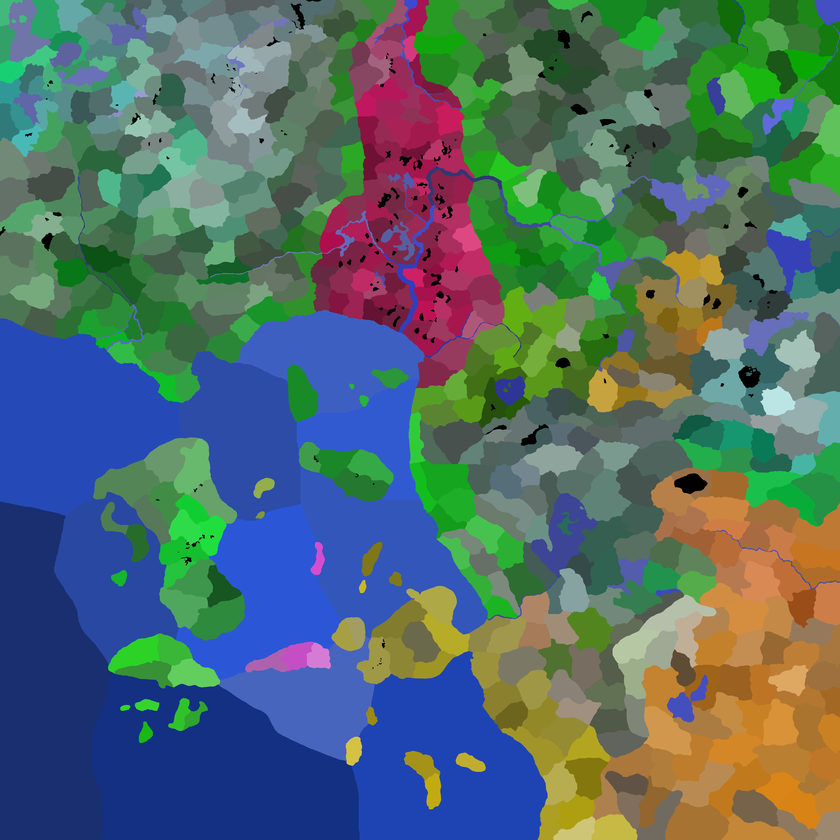
#> input picture backend/src/editor/provinces.png, 840 x 840 px, shrunk from 6400 x 6400 before the run, found by its file name
$ python infestation_mapmode.py
#> lines starting #> are read from the running program, lines starting #| are printed output that depends on the picture
### backend/src/scripts/loader/provinces.py
from ..util.dirs import defines_file, validate_map
import os

def _parse_provinces_file(map_name: str) -> list[tuple[int, tuple[int, int, int], str | None, int | None]]:
    validate_map(map_name)

    province_file_path = defines_file(map_name, "provinces.txt")
    if not os.path.exists(province_file_path):
        raise FileNotFoundError(
            f"provinces.txt not found for map '{map_name}'"
        )

    rows: list[tuple[int, tuple[int, int, int], str | None, int | None]] = []

    with open(province_file_path, "r", encoding="utf-8") as file:
#> (reads backend/src/editor/provinces.txt from the repository)
        for line_num, line in enumerate(file, start=1):
            line = line.strip()

            if not line or line.startswith("##"):
                continue

            try:
                province_id_str, rest = line.split("=", 1)
                province_id = int(province_id_str.strip())

                parts = rest.split(";")
                rgb_part = parts[0].strip()
                rgb = tuple(map(int, rgb_part.split(",")))

                if len(rgb) != 3:
                    raise ValueError("RGB must have exactly 3 values")

                terrain: str | None = None
                if len(parts) > 1 and parts[1].strip():
                    terrain = parts[1].strip()

                fertility: int | None = None
                if len(parts) > 2 and parts[2].strip():
                    fertility = int(parts[2].strip())

                rows.append((province_id, rgb, terrain, fertility))

            except Exception as e:
                raise ValueError(
                    f"Invalid line in {province_file_path} "
                    f"(line {line_num}): {line}"
                ) from e

    return rows


def load_provinces(map_name: str) -> dict[tuple[int, int, int], int]:
    """
    Loads province RGB -> province_id mappings for a given map.
    Backward-compatible with old and new provinces.txt formats.
    """
    provinces: dict[tuple[int, int, int], int] = {}
    for province_id, rgb, _terrain, _fertility in _parse_provinces_file(map_name):
        provinces[rgb] = province_id
    return provinces


# [22 lines left out: functions load_province_terrains, load_province_catalog, not called in this run]

### backend/src/scripts/loader/province_metadata.py
from ..util.dirs import defines_file, validate_map
import os


def load_province_metadata(map_name: str) -> dict[int, dict]:
    """
    Loads province metadata keyed by province_id.
    Supports formats like:
      1 = 255,0,0;plains;42
      2 = 0,255,0;mountain;fertility=15
    """
#> called with map_name = 'dev'
    validate_map(map_name)

    province_file_path = defines_file(map_name, "provinces.txt")
    metadata: dict[int, dict] = {}

    if not os.path.exists(province_file_path):
        raise FileNotFoundError(
            f"provinces.txt not found for map '{map_name}'"
        )

    with open(province_file_path, "r", encoding="utf-8") as file:
        for line_num, line in enumerate(file, start=1):
            line = line.strip()

            if not line or line.startswith("##"):
                continue

            try:
                pid_str, rest = line.split("=", 1)
                pid = int(pid_str.strip())

                parts = [p.strip() for p in rest.split(";")]

                # parts[0] is RGB, ignore
                meta: dict = {}

                # Remaining parts: terrain, fertility, or key=value
                for part in parts[1:]:
                    if not part:
                        continue

                    # Explicit key=value
                    if "=" in part:
                        k, v = part.split("=", 1)
                        meta[k] = int(v) if v.isdigit() else v
                        continue

                    # Bare numeric → fertility
                    if part.isdigit():
                        meta["fertility"] = int(part)
                        continue

                    # Otherwise assume terrain
                    meta["terrain"] = part

                metadata[pid] = meta

            except Exception as e:
                raise ValueError(
                    f"Invalid line in {province_file_path} "
                    f"(line {line_num}): {line}"
                ) from e

    return metadata

### backend/src/scripts/mapgen/infestationgen.py
import json
import os

from ..loader.provinces import load_provinces
from ..loader.province_metadata import load_province_metadata
from ..util.dirs import input_file, validate_map
from .map_paint_numpy import (
    load_provinces_array,
    paint_from_rgb_lut,
    rgba_array_to_image,
)

SKIP_TERRAINS = {"water", "sea"}

# Yellow (mild) -> orange -> red -> dark red (extreme). No green.
SEVERITY_RGBA = {
    "mild": (230, 200, 40, 220),
    "worrying": (220, 120, 20, 230),
    "severe": (180, 20, 20, 240),
    "extreme": (90, 0, 0, 255),
}


# [4 lines left out: function infestation_to_rgba, not called in this run]


def load_infestation_by_id(map_name: str) -> dict[int, dict]:
    path = input_file(map_name, "infestation_data.json")
    if not os.path.exists(path):
        return {}
    with open(path, encoding="utf-8") as f:
        data = json.load(f)
    if isinstance(data, list):
        rows = data
    elif isinstance(data, dict):
        rows = data.get("provinces") or []
    else:
        return {}
    out: dict[int, dict] = {}
    for row in rows:
        if not isinstance(row, dict) or "id" not in row:
            continue
        try:
            pid = int(row["id"])
        except (TypeError, ValueError):
            continue
        out[pid] = row
    return out


def create_infestation_map(
    map_name: str,
    filename: str = "infestation_map",
    cache=None,
):
    validate_map(map_name)

    province_rgb_to_id = load_provinces(map_name)
    province_meta = load_province_metadata(map_name)
    by_id = load_infestation_by_id(map_name)

    rgb_to_rgba = {}
    for rgb, pid in province_rgb_to_id.items():
        meta = province_meta.get(pid)
        if not meta:
            continue
        terrain = meta.get("terrain")
        if not terrain or terrain in SKIP_TERRAINS:
            continue
        row = by_id.get(pid)
        if row is None:
            try:
                row = by_id.get(int(pid))
            except (TypeError, ValueError):
                row = None
        if not row:
            continue
        color = infestation_to_rgba(row.get("severity"))
        if color is None:
            continue
        rgb_to_rgba[rgb] = color

    provinces = load_provinces_array(input_file(map_name, "provinces.png"))
#> in load_provinces_array, returned value is the input picture: shape (840, 840, 4); mean R, G, B, A 82.4, 108, 105.7, 255
    painted = paint_from_rgb_lut(provinces, rgb_to_rgba, skip_black=False)
    painted_pixels = int((painted[:, :, 3] > 0).sum())

    output_path = os.path.abspath(
        os.path.join(
            os.path.dirname(input_file(map_name, "dummy")),
            "..",
            "..",
            "output",
            map_name,
            "maps",
            f"{filename}.png",
        )
    )
    os.makedirs(os.path.dirname(output_path), exist_ok=True)
    rgba_array_to_image(painted).save(output_path, "PNG")

    print(
        f"Infestation map generated -> {output_path} | "
        f"painted: {painted_pixels:,} | infestations: {len(by_id)}"
    )

### backend/src/scripts/mapgen/map_paint_numpy.py
"""Vectorized province map painting via numpy LUT lookup."""

from __future__ import annotations

from typing import Mapping, Sequence

import numpy as np
from PIL import Image

ColorTuple = tuple[int, ...]


def pack_rgb(rgb: np.ndarray) -> np.ndarray:
    """Pack (H, W, 3) uint8 RGB into (H, W) int32 keys."""
    channels = rgb.astype(np.int32)
    return (channels[:, :, 0] << 16) | (channels[:, :, 1] << 8) | channels[:, :, 2]
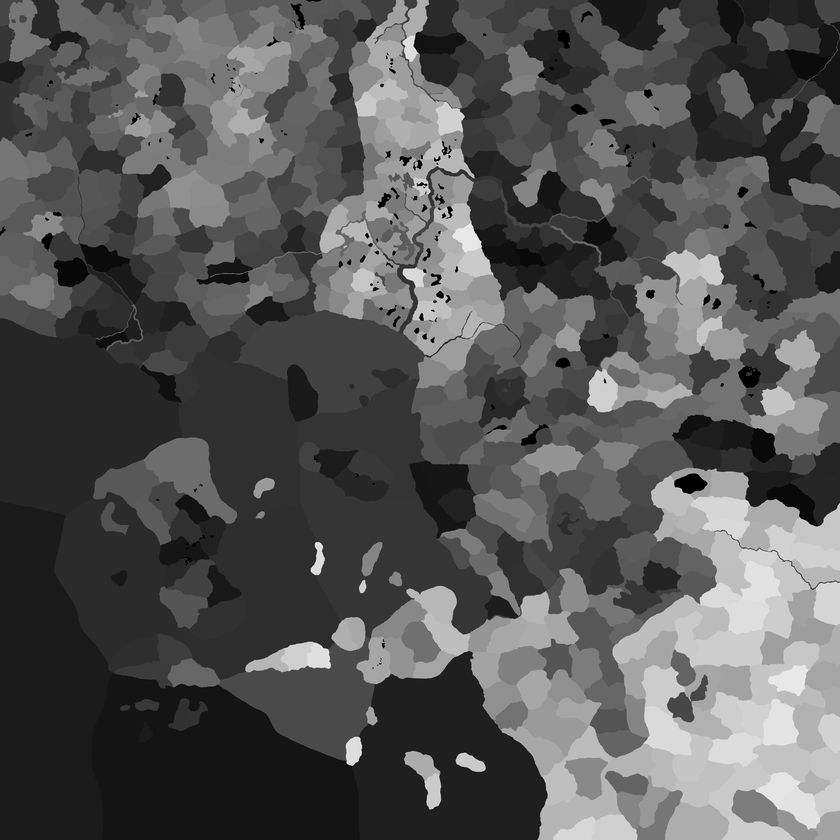
#> returned value: shape (840, 840) int32; min 0, max 16007310, mean 5426799.5; drawn with min black and max white


def unpack_rgb_key(key: int) -> tuple[int, int, int]:
    return (key >> 16) & 0xFF, (key >> 8) & 0xFF, key & 0xFF


def _pack_key(rgb: Sequence[int]) -> int:
    return (int(rgb[0]) << 16) | (int(rgb[1]) << 8) | int(rgb[2])


# [15 lines left out: function _resolve_rgba, not called in this run]


def paint_from_rgb_lut(
    provinces_rgba: np.ndarray,
    rgb_to_color: Mapping[tuple[int, int, int], ColorTuple],
    *,
    skip_black: bool = True,
    color_overrides: Mapping[tuple[int, int, int], tuple[int, int, int]] | None = None,
) -> np.ndarray:
    """
    Paint provinces using a prebuilt RGB -> color LUT.

    Missing keys remain transparent. Values may be RGB (alpha 255) or RGBA.
    """
    height, width = provinces_rgba.shape[:2]
    packed = pack_rgb(provinces_rgba[:, :, :3])
    unique_keys, inverse = np.unique(packed, return_inverse=True)

    colors = np.zeros((unique_keys.shape[0], 4), dtype=np.uint8)
    for index, key in enumerate(unique_keys):
        rgb = unpack_rgb_key(int(key))
        mapped = rgb_to_color.get(rgb)
        if mapped is None:
            continue

        if color_overrides is not None:
            mapped_rgb = mapped[:3]
            mapped = color_overrides.get(mapped_rgb, mapped_rgb)

        rgba = _resolve_rgba(mapped, skip_black=skip_black)
        if rgba is not None:
            colors[index] = rgba
#> this loop made 72519 passes
#> (key, rgb) on passes 1 to 3: (0, (0, 0, 0)), (1, (0, 0, 1)), (256, (0, 1, 0))

    return colors[inverse].reshape(height, width, 4)
#> returned value: shape (840, 840, 4); every value is 0


# [44 lines left out: functions _build_mode_lut, paint_from_province_id_lut, not called in this run]


def load_provinces_array(path: str) -> np.ndarray:
    return np.array(Image.open(path).convert("RGBA"), dtype=np.uint8)


def rgba_array_to_image(arr: np.ndarray) -> Image.Image:
    return Image.fromarray(arr, mode="RGBA")

### backend/src/scripts/util/dirs.py
import os

# === Base ===
BASE_DIR = os.path.abspath(
    os.path.join(os.path.dirname(__file__), "..", "..")
)
# BASE_DIR -> backend/src

# === High-level dirs ===
INPUT_DIR = os.path.join(BASE_DIR, "input")
DEFINES_DIR = os.path.join(BASE_DIR, "defines")
OUTPUT_DIR = os.path.join(BASE_DIR, "output")

# === Input ===
def input_file(map_name: str, filename: str) -> str:
    return os.path.join(INPUT_DIR, map_name, filename)

# === Defines ===
def defines_file(map_name: str, filename: str) -> str:
    return os.path.join(DEFINES_DIR, map_name, filename)

# === Output ===
def map_image(map_name: str, map_type: str) -> str:
    return os.path.join(OUTPUT_DIR, map_name, "maps", f"{map_type}_map.png")

def region_image(map_name: str, map_type: str, filename: str) -> str:
    return os.path.join(OUTPUT_DIR, map_name, "regions", map_type, filename)

# [9 lines left out: function region_overlay_file, not called in this run]

def banner_image(map_name: str, mode: str, filename: str) -> str:
    return os.path.join(OUTPUT_DIR, map_name, "banners", mode, filename)

def parchment_image(map_name: str) -> str:
    return os.path.join(OUTPUT_DIR, map_name, "maps", "parchment_base.png")

def paper_texture_asset() -> str:
    return os.path.join(BASE_DIR, "assets", "map", "paper_texture.png")

def zoc_hatch_asset() -> str:
    return os.path.join(BASE_DIR, "assets", "map", "zoc_hatch.png")

def zoc_dir(map_name: str) -> str:
    return os.path.join(OUTPUT_DIR, map_name, "zoc")

def zoc_image(map_name: str, fort_id: str) -> str:
    return os.path.join(zoc_dir(map_name), f"{fort_id}.png")

def zoc_overlays_file(map_name: str) -> str:
    return defines_file(map_name, "zoc_overlays.json")

def validate_map(map_name: str):
    if not map_name.isalnum():
        raise ValueError("Invalid map name")

### backend/src/scripts/mapgen/mapmodes/infestation_mapmode.py
import argparse
import sys

from ...mapgen.infestationgen import create_infestation_map
from ...util.dirs import validate_map


def main() -> None:
    if hasattr(sys.stdout, "reconfigure"):
        sys.stdout.reconfigure(encoding="utf-8", errors="replace")

    parser = argparse.ArgumentParser(description="Generate infestation overlay map PNG")
    parser.add_argument("--map", default="dev", help="Map id (e.g. main, dev)")
    args = parser.parse_args()

    validate_map(args.map)
    create_infestation_map(args.map, filename="infestation_map")
#> in create_infestation_map, `painted_pixels = int((painted[:, :, 3] > 0).sum())`: painted_pixels = 0
#| Infestation map generated -> backend/src/output/dev/maps/infestation_map.png | painted: 0 | infestations: 0


if __name__ == "__main__":
    main()
